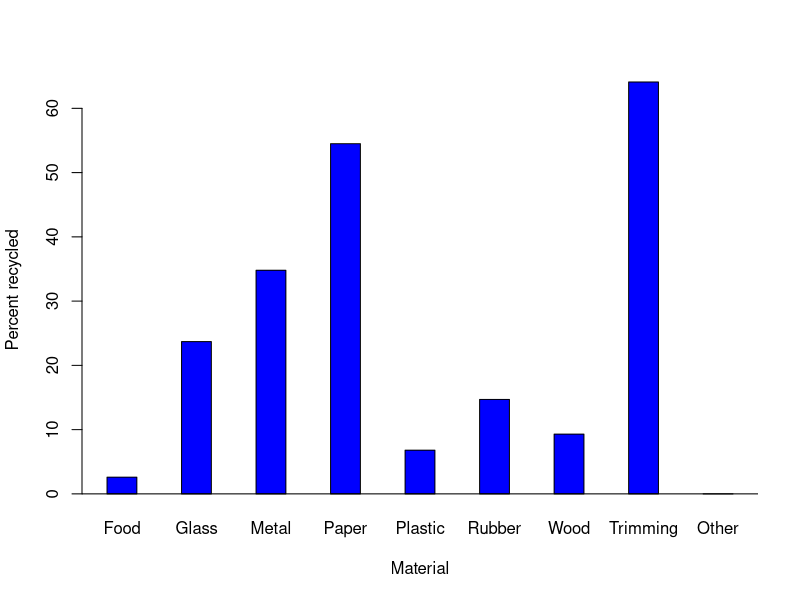
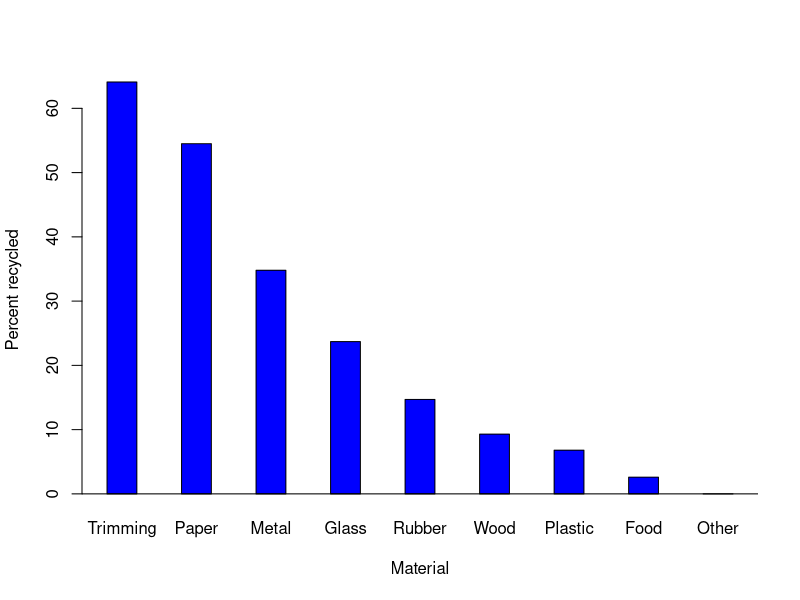
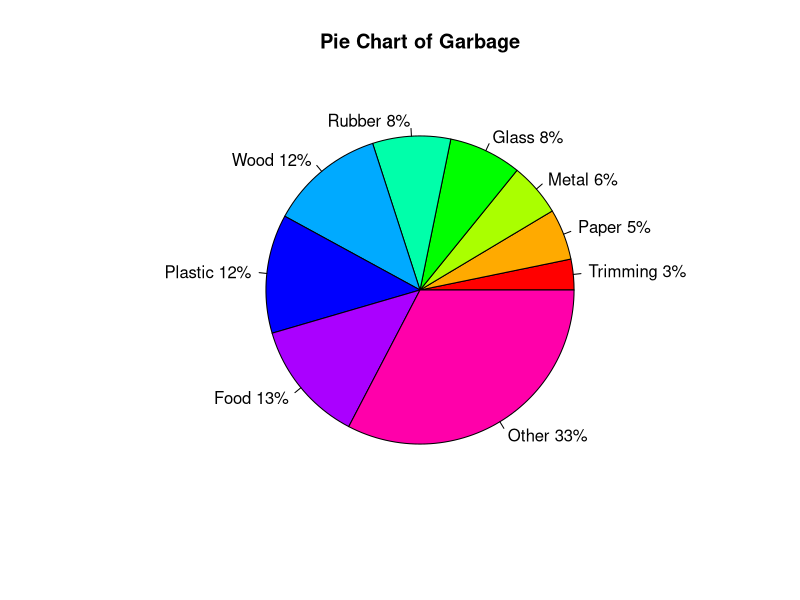

Here is the R script that generated these plots, in order: (Note: this script raises an error after producing the figures.)
# problem 1.24/1.25 Garbage
Material = c("Food","Glass","Metal","Paper","Plastic","Rubber","Wood","Trimming","Other")
Weight = c(31.7,13.6,20.8,83.0,30.7,19.4,14.2,32.6,8.2)
Percent = c(2.6,23.7,34.8,54.5,6.8,14.7,9.3,64.1,0)
weight = sort(Weight,decreasing=T)
percent = sort(Percent,decreasing=T)
material = Material[order(Percent,decreasing=T)]

names(Percent) = Material
totalWeight=ttw=sum(Weight)
ttw #total weight of Garbage
barplot(Percent,space=1.5,col="blue",xlab="Material",ylab="Percent recycled")
abline(h=0)
names(percent) = material
barplot(percent,space=1.5,col="blue",xlab="Material",ylab="Percent recycled")
abline(h=0)
#pie chart! 
slices =sort(Weight)#slices with sorted weight
lbls = material 
pct <- round(slices/sum(slices)*100)
lbls <- paste(lbls, pct) # add percents to labels 
lbls <- paste(lbls,"%",sep="") # ad % to labels 
pie(slices,labels = lbls, col=rainbow(length(lbls)),main="Pie Chart of Garbage")

#problem 1.33/34
gl=glucose=read.table("glucose.txt",header=T)#input data from glucose.txt 
gl #glucose data from both group
Gl1=subset(glucose,GroupNum==1) #Gl1== the data which have a GroupNum==1
attach(Gl1) 
gl1=Glucose #let gl1 to be the data under colum name="Glucose"
Gl2=subset(glucose,GroupNum==2)#Gl1== the data which have a GroupNum==1
attach(Gl2)
gl2=Glucose#let gl2 to be the data under colum name="Glucose"
gl1 #glucose data from group 1
stem(gl1) # stem plot created
outlier(gl1) # test outlier of the data
stem(gl2)

#problem 1.38 Acidity of rainwater
Ar=read.table("acidrain.txt",header=T)
Ar
attach(Ar) # attach the data in  table Ar under their NAME
hist(pH,breaks= seq(4.2,7,.2)) #histogram with breaks = 4.2 to 7.0 step = 0.2
hist(pH,breaks=seq(4.14,6.94,.2))#histogram with breaks = 4.14 to 6.94 step = 0.2
hist(pH)

#1.42 density of earth
ED= read.table("earthdensity.txt",header=T)
attach(ED)
Density
stem(Density)
hist(Density,col=rainbow(Density),breaks=seq(4.8,6,.2))
summary(Density)

#1.44 Describe the IQ scores.
IQT=read.table("seventhgrade.txt",header=T)
attach(IQT)
summary(IQ)
hist(IQ)
# Add a Normal Curve 
x=IQ 
h<-hist(x, breaks=10, col="red", xlab="IQ", 
        main="Histogram with Normal Curve") 
xfit<-seq(min(x),max(x),length=78) 
yfit<-dnorm(xfit,mean=mean(x),sd=sd(x)) 
yfit <- yfit*diff(h$mids[1:2])*length(x) 
lines(xfit, yfit, col="blue", lwd=2)
outlier(IQ)
#1.46 Boston Marathon Women
Marathon=Mara=read.table("marathon.txt",header=T)
attach(Mara)
plot(Year,Time,main="Boston Marathon")
lines(lowess(Time,Year), col="red") # regression line (y~x)
